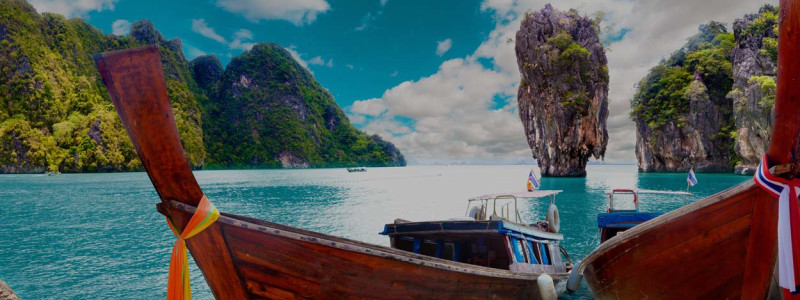
#> input picture photos/nature.jpg, 800 x 300 px
$ python split_merge.py
#> lines starting #> are read from the running program, lines starting #| are printed output that depends on the picture
import cv2 as cv
import numpy as np

img = cv.imread('photos/nature.jpg')
#> img is the input picture: shape (300, 800, 3); mean B, G, R 87.9, 89.3, 80.4
cv.imshow('Original', img)

blank = np.zeros(img.shape[:2], dtype='uint8')

# split image channel from (x, y, 3) into 3 (x, y)
b, g, r = cv.split(img)
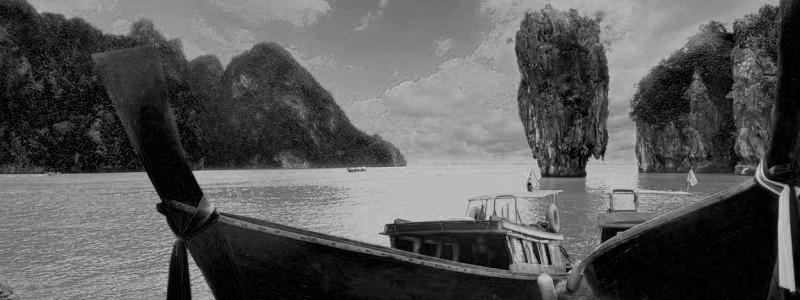
#> b: shape (300, 800); min 0, max 210, mean 87.9
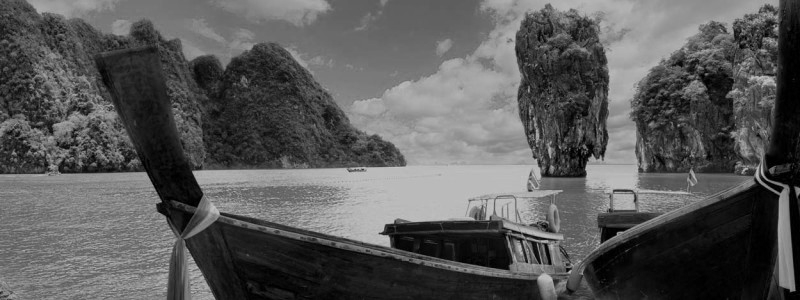
#> g: shape (300, 800); min 0, max 199, mean 89.3
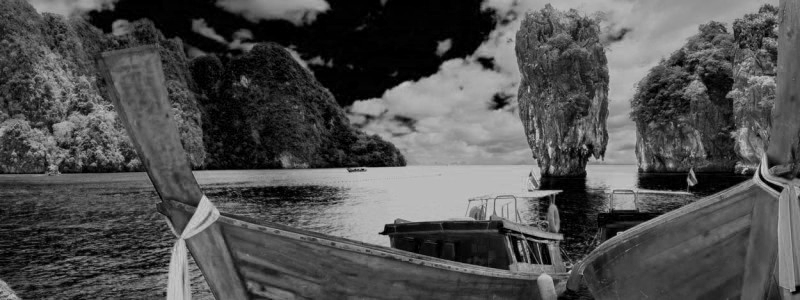
#> r: shape (300, 800); min 0, max 209, mean 80.4

# merge 3 channel to make color appear
blue = cv.merge([b, blank, blank])
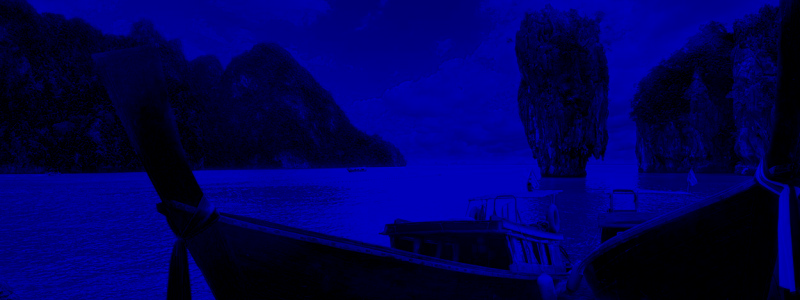
#> blue: shape (300, 800, 3); mean of channels 0, 1, 2 87.9, 0, 0; drawn as B, G, R
green = cv.merge([blank, g, blank])
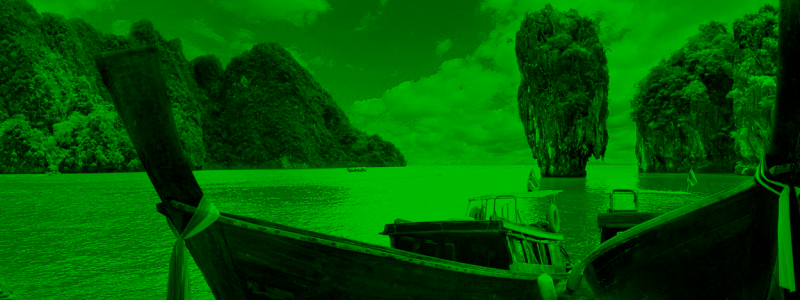
#> green: shape (300, 800, 3); mean of channels 0, 1, 2 0, 89.3, 0; drawn as B, G, R
red = cv.merge([blank, blank, r])
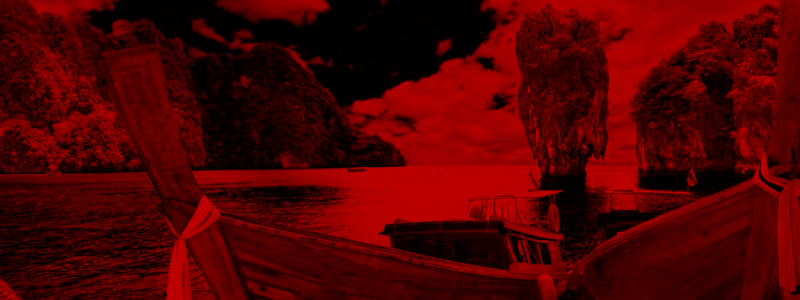
#> red: shape (300, 800, 3); mean of channels 0, 1, 2 0, 0, 80.4; drawn as B, G, R

cv.imshow('Blue', blue)
cv.imshow('Green', green)
cv.imshow('Red', red)

cv.waitKey(0)
